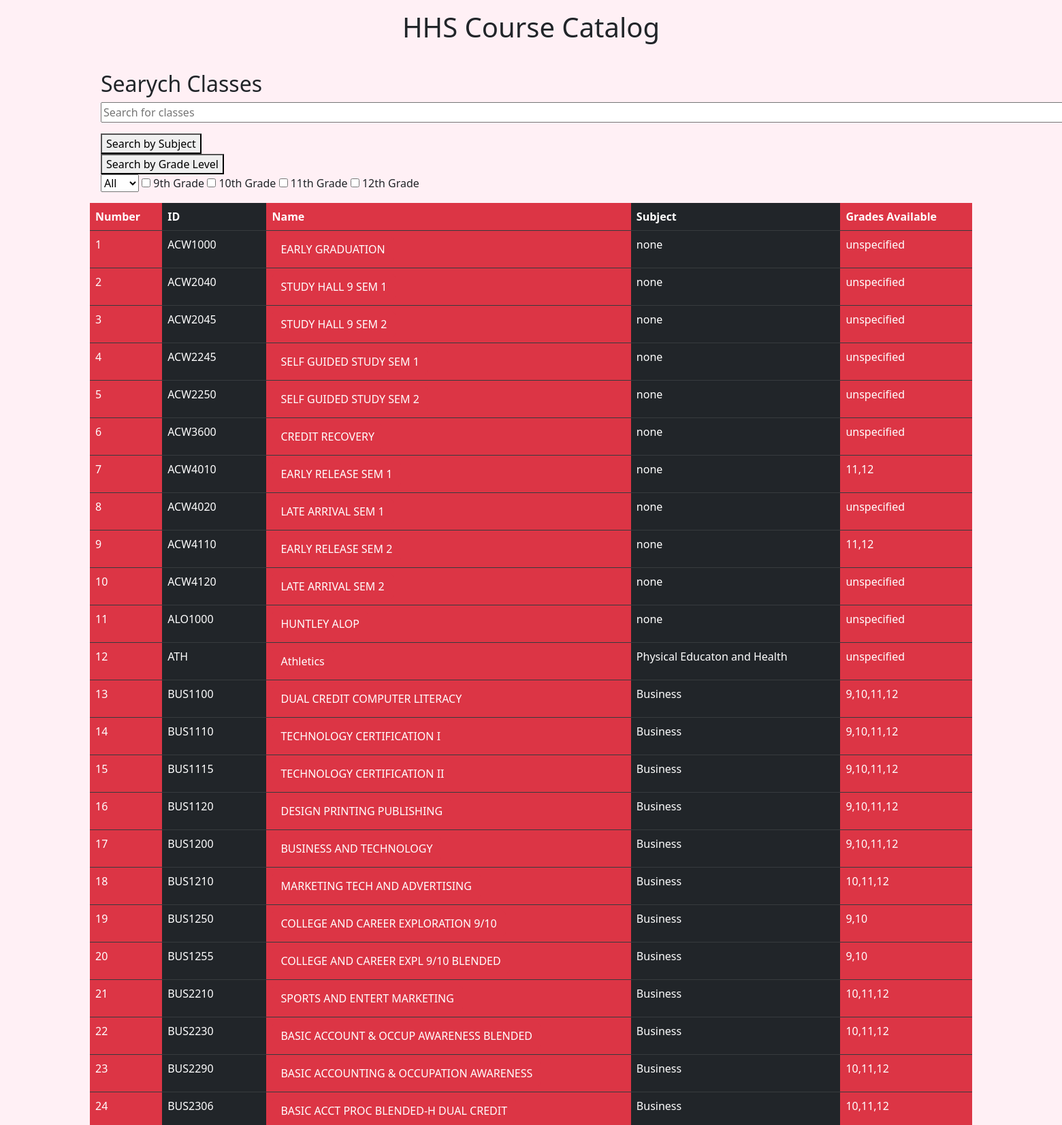
The page / (upper part) on the database its author committed.
### tables this page shows
CREATE TABLE Catalog (school_sis_id_list, course_id, name, subject, description, credits, length, grade_lower INTEGER, grade_upper INTEGER, tags, enrollment_notes, credit_group, Number INTEGER);

### App.py (the view)
@app.route('/')
def index():
    conn = get_db_connection()
    lstCourse = conn.execute('''select * from Catalog''').fetchall()
    cursor = conn.cursor()
    cursor.execute("SELECT subject FROM catalog")
    rows = cursor.fetchall()
    data = [row[0] for row in rows]
    data = list(set(data))
    conn.close()
    return render_template("index.html", lstCourse=lstCourse, data=data)

### App.py (called while the page is built)
def get_db_connection():
    conn = sqlite3.connect('CourseCatalog.db')
    conn.row_factory = sqlite3.Row
    return conn

### templates/index.html (shortened to what this page needs)
{% extends 'base.html' %}
{% block body %}
<div class="container">
    <div class="row">
        <div class="col md-12">
            <div class="jumbotron p-3">
                <h2>Searych Classes  </h2>
                <input size="167" type="text" id="myInput" onkeyup="myFunction()" placeholder="Search for classes">
                      <div>
                        <button id="toggle-btn">Search by Subject</button>
                      </div>
                      <div>
                        <button id="gradetoggle-btn">Search by Grade Level</button>
                      </div>
                      <select id="subject-filter-select">
                        <option value="all">All</option>
                      </select>
                        <input type="checkbox" id="9" class="grade-checkbox" value="9">
                        <label for="9">9th Grade</label>
                        <input type="checkbox" id="10" class="grade-checkbox" value="10">
                        <label for="10">10th Grade</label>
                        <input type="checkbox" id="11" class="grade-checkbox" value="11">
                        <label for="11">11th Grade</label>
                        <input type="checkbox" id="12" class="grade-checkbox" value="12">
                        <label for="12">12th Grade</label>
                    </div>
                <table id= "classes-table" class="table  table-dark">
                    <thead>
                    <tr>
                        <th class="bg-danger">Number</th>
                        <th>ID</th>
                        <th class="bg-danger">Name</th>
                        <th>Subject</th>
                        <th class="bg-danger">Grades Available</th>
                    </tr>
                    </thead>
                    <tbody>
                    {% for lstCourse in lstCourse %}
                        <tr class= "filterDiv {{lstCourse['subject']}}">
                            <td class="bg-danger">{{ lstCourse['Number'] }}</td>
                            <td>{{ lstCourse['course_id'] }}</td>
                            <td class="bg-danger">
                                <a href="{{url_for('Template', Classes = lstCourse['course_id'])}}" class="btn btn-danger btn-xs">
                                    {{ lstCourse['name'] }}
                                </a>
                            </td>
                            {% if lstCourse['subject'] != ' ' %}
                                <td data-value="{{lstCourse['subject']}}">{{lstCourse['subject']}}</td>
                            {% else %}
                                <td>none</td>
                            {% endif %}
                            {% if lstCourse['grade_lower'] == '' %}
                            <td class="bg-danger" data-value="unspecified">unspecified</td>
                            {% elif lstCourse['grade_lower'] == 9 and lstCourse['grade_upper'] == 9  %}
                            <td class="bg-danger" data-value="9">9</td>
                            {% elif lstCourse['grade_lower'] == 9 and lstCourse['grade_upper'] == 10  %}
                            <td class="bg-danger" data-value="9,10">9,10</td>
                            {% elif lstCourse['grade_lower'] == 9 and lstCourse['grade_upper'] == 11  %}
                            <td class="bg-danger" data-value="9,10,11">9,10,11</td>
                            {% elif lstCourse['grade_lower'] == 9 and lstCourse['grade_upper'] == 12  %}
                            <td class="bg-danger" data-value="9,10,11,12">9,10,11,12</td>
                            {% elif lstCourse['grade_lower'] == 10 and lstCourse['grade_upper'] == 10  %}
                            <td class="bg-danger" data-value="10">10</td>
                            {% elif lstCourse['grade_lower'] == 10 and lstCourse['grade_upper'] == 11  %}
                            <td class="bg-danger" data-value="10,11">10,11</td>
                            {% elif lstCourse['grade_lower'] == 10 and lstCourse['grade_upper'] == 12  %}
                            <td class="bg-danger" data-value="10,11,12">10,11,12</td>
                            {% elif lstCourse['grade_lower'] == 11 and lstCourse['grade_upper'] == 11  %}
                            <td class="bg-danger" data-value="11">11</td>
                            {% elif lstCourse['grade_lower'] == 11 and lstCourse['grade_upper'] == 12  %}
                            <td class="bg-danger" data-value="11,12">11,12</td>
                            {% elif lstCourse['grade_lower'] == 12 and lstCourse['grade_upper'] == 12  %}
                            <td class="bg-danger" data-value="12">12</td>
                            {% endif %}
                        </tr>
                    {% endfor %}
                </tbody>
                </table>
            </div>
        </div>
    </div>
{% endblock %}

### rows shown on the page
Catalog: Number "1", course_id "ACW1000", name "EARLY GRADUATION", subject "none", grade_lower "unspecified"
Catalog: Number "2", course_id "ACW2040", name "STUDY HALL 9 SEM 1", subject "none", grade_lower "unspecified"
Catalog: Number "3", course_id "ACW2045", name "STUDY HALL 9 SEM 2", subject "none", grade_lower "unspecified"
Catalog: Number "4", course_id "ACW2245", name "SELF GUIDED STUDY SEM 1", subject "none", grade_lower "unspecified"
Catalog: Number "5", course_id "ACW2250", name "SELF GUIDED STUDY SEM 2", subject "none", grade_lower "unspecified"
Catalog: Number "6", course_id "ACW3600", name "CREDIT RECOVERY", subject "none", grade_lower "unspecified"
Catalog: Number "7", course_id "ACW4010", name "EARLY RELEASE SEM 1", subject "none", grade_lower "11,12"
Catalog: Number "8", course_id "ACW4020", name "LATE ARRIVAL SEM 1", subject "none", grade_lower "unspecified"
Catalog: Number "9", course_id "ACW4110", name "EARLY RELEASE SEM 2", subject "none", grade_lower "11,12"
Catalog: Number "10", course_id "ACW4120", name "LATE ARRIVAL SEM 2", subject "none", grade_lower "unspecified"
Catalog: Number "11", course_id "ALO1000", name "HUNTLEY ALOP", subject "none", grade_lower "unspecified"
Catalog: Number "12", course_id "ATH", name "Athletics", subject "Physical Educaton and Health", grade_lower "unspecified"
Catalog: Number "13", course_id "BUS1100", name "DUAL CREDIT COMPUTER LITERACY", subject "Business", grade_lower "9,10,11,12"
Catalog: Number "14", course_id "BUS1110", name "TECHNOLOGY CERTIFICATION I", subject "Business", grade_lower "9,10,11,12"
Catalog: Number "15", course_id "BUS1115", name "TECHNOLOGY CERTIFICATION II", subject "Business", grade_lower "9,10,11,12"
Catalog: Number "16", course_id "BUS1120", name "DESIGN PRINTING PUBLISHING", subject "Business", grade_lower "9,10,11,12"
Catalog: Number "17", course_id "BUS1200", name "BUSINESS AND TECHNOLOGY", subject "Business", grade_lower "9,10,11,12"
Catalog: Number "18", course_id "BUS1210", name "MARKETING TECH AND ADVERTISING", subject "Business", grade_lower "10,11,12"
Catalog: Number "19", course_id "BUS1250", name "COLLEGE AND CAREER EXPLORATION 9/10", subject "Business", grade_lower "9,10"
Catalog: Number "20", course_id "BUS1255", name "COLLEGE AND CAREER EXPL 9/10 BLENDED", subject "Business", grade_lower "9,10"
Catalog: Number "21", course_id "BUS2210", name "SPORTS AND ENTERT MARKETING", subject "Business", grade_lower "10,11,12"
Catalog: Number "22", course_id "BUS2230", name "BASIC ACCOUNT & OCCUP AWARENESS BLENDED", subject "Business", grade_lower "10,11,12"
Catalog: Number "23", course_id "BUS2290", name "BASIC ACCOUNTING & OCCUPATION AWARENESS", subject "Business", grade_lower "10,11,12"
Catalog: Number "24", course_id "BUS2306", name "BASIC ACCT PROC BLENDED-H DUAL CREDIT", subject "Business", grade_lower "10,11,12"
